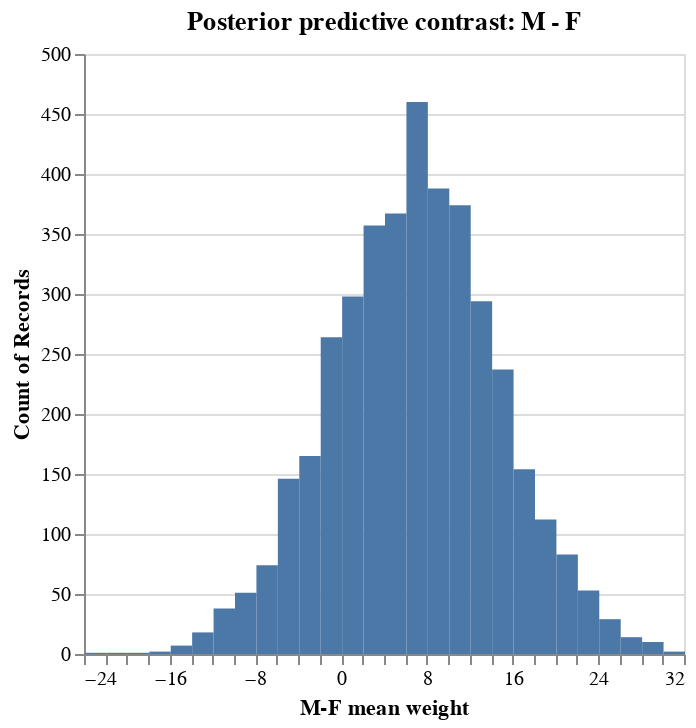

The notebook cell saved with this chart:
### Code cell
df = pd.DataFrame({"weight_do_sex": weight_do_sex})

hist = (
    alt.Chart(df, title="Posterior predictive contrast: M - F")
    .mark_bar(binSpacing=0)
    .encode(
        x=alt.X(
            "weight_do_sex", title="M-F mean weight", bin=alt.BinParams(maxbins=50)
        ),
        y="count()",
    )
)

hist

### Figure 1 — Vega-Lite specification as saved in the notebook (floating-point values rounded to 4 significant figures; data arrays with more than 128 entries replaced by an {"elided": "..."} marker saying what was removed)
{"$schema": "https://vega.github.io/schema/vega-lite/v5.20.1.json", "config": {"view": {"continuousHeight": 300, "continuousWidth": 300}}, "data": {"name": "data-e24c38d03d623410fe9e1e1d5d09356f"}, "datasets": {"data-e24c38d03d623410fe9e1e1d5d09356f": {"elided": "4000 records"}}, "encoding": {"x": {"bin": {"maxbins": 50}, "field": "weight_do_sex", "title": "M-F mean weight", "type": "quantitative"}, "y": {"aggregate": "count", "type": "quantitative"}}, "mark": {"binSpacing": 0, "type": "bar"}, "title": "Posterior predictive contrast: M - F"}
